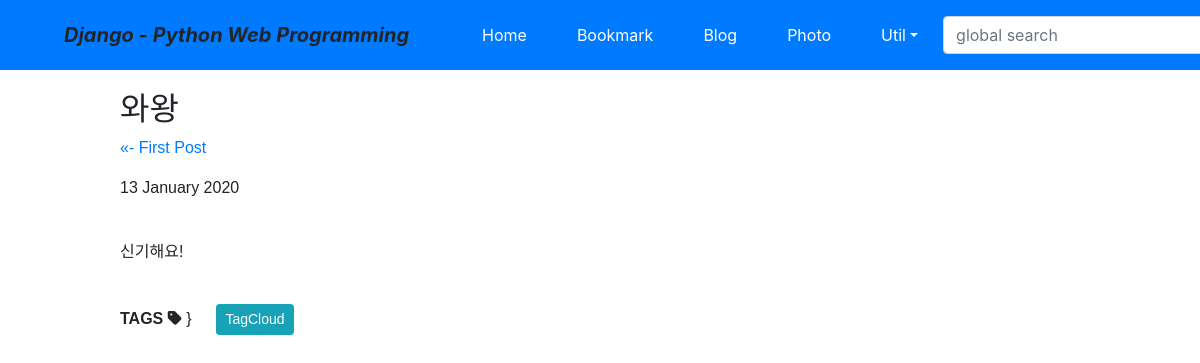
The page /blog/post/와왕/ on the database its author committed.
### blog/models.py (models this page shows)
class Post(models.Model):
    title = models.CharField(verbose_name='TITLE', max_length=50)
    slug = models.SlugField('SLUG', unique=True, allow_unicode=True, help_text='one word for title alias.')
    description = models.CharField('DESCRIPTION', max_length=100, blank=True, help_text='simple description text.')
    content = models.TextField('CONTENT')
    create_dt = models.DateTimeField('CREATE DATE', auto_now_add=True)
    modify_dt = models.DateTimeField('MODIFY DATE', auto_now=True)
    tags = TaggableManager(blank=True)
    class Meta:
        verbose_name = 'post'
        verbose_name_plural = 'posts'
        db_table = 'blog_posts'
        ordering = ('-modify_dt',)
    def __str__(self):
        return self.title
    def get_absolute_url(self):
        return reverse('blog:post_detail', args=(self.slug,))
    def get_previous(self):
        return self.get_previous_by_modify_dt()
    def get_next(self):
        return self.get_next_by_modify_dt()

### blog/templates/blog/post_detail.html (shortened to what this page needs)
{% extends "base.html" %}
{% load staticfiles %}
{% block content %}
<div class="post-body">
<h2>{{ object.title }}</h2>
<p>
    {% if object.get_previous %}
    <a href="{{ object.get_previous.get_absolute_url }}" title="View previous post">
        &laquo;- {{ object.get_previous }}
    </a>
    {% endif %}
</p>
<p>{{ object.modify_dt|date:"j F Y" }}</p>
<br>
<div class="body">
    {{ object.content|linebreaks }}
</div>
<br>
<div>
    <b>TAGS</b> <i class="fas fa-tag"></i>
    {% load taggit_templatetags2_tags %}
    }
    &emsp;
    <a href="{% url 'blog:tag_cloud' %}"> <span class="btn btn-info btn-sm">TagCloud</span></a>
</div>
    <br>
</div>
{% endblock %}

### blog/templates/blog/post_detail.html (style rules this page uses)
.post-body { width: 80%; margin: auto; font-family: 'Lucida Grande', Verdana, Arial, sans-serif; font-size: 16px; }

### rows shown on the page
Post: title "와왕", get_previous "First Post", modify_dt "13 January 2020", content "신기해요!"
